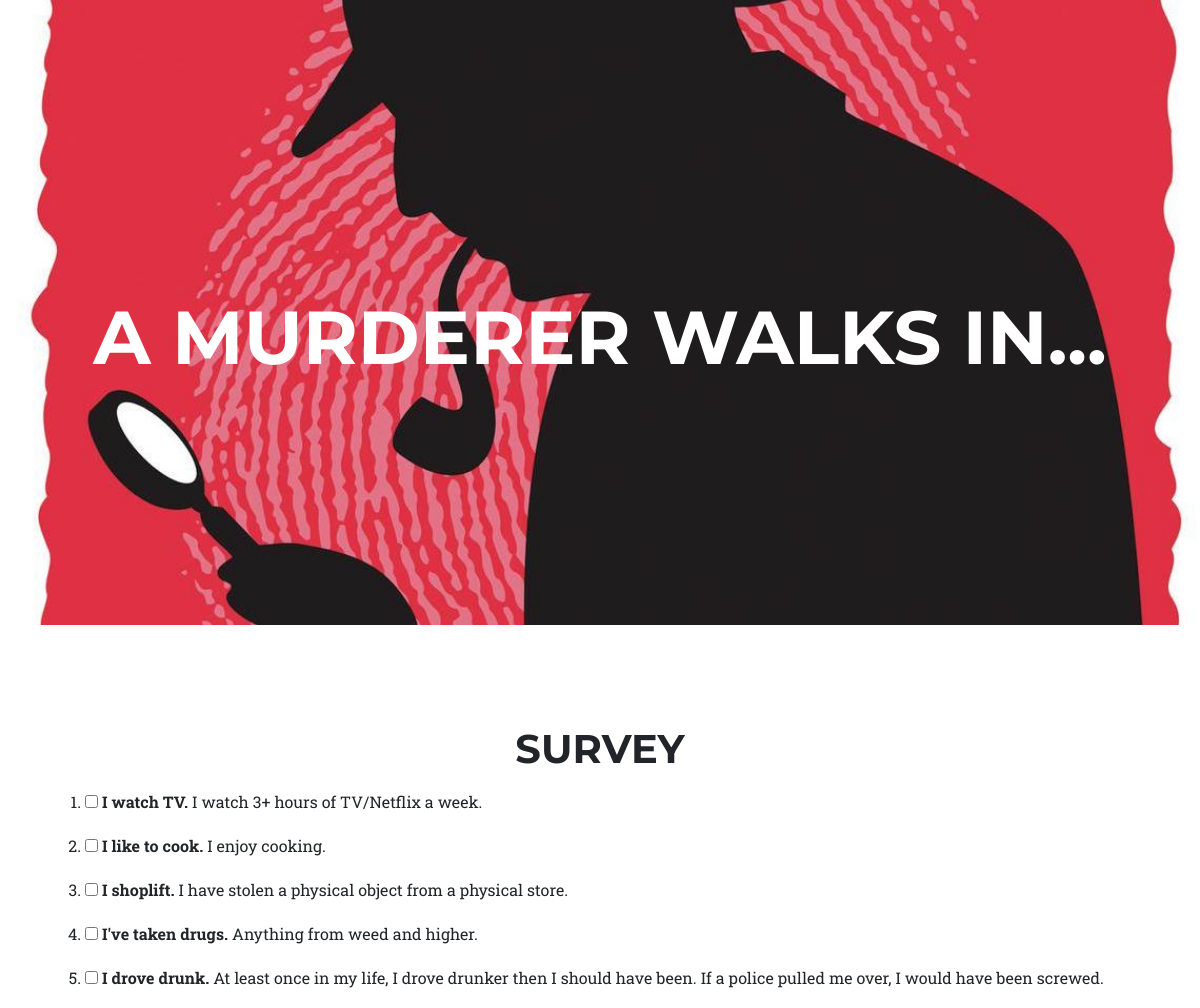
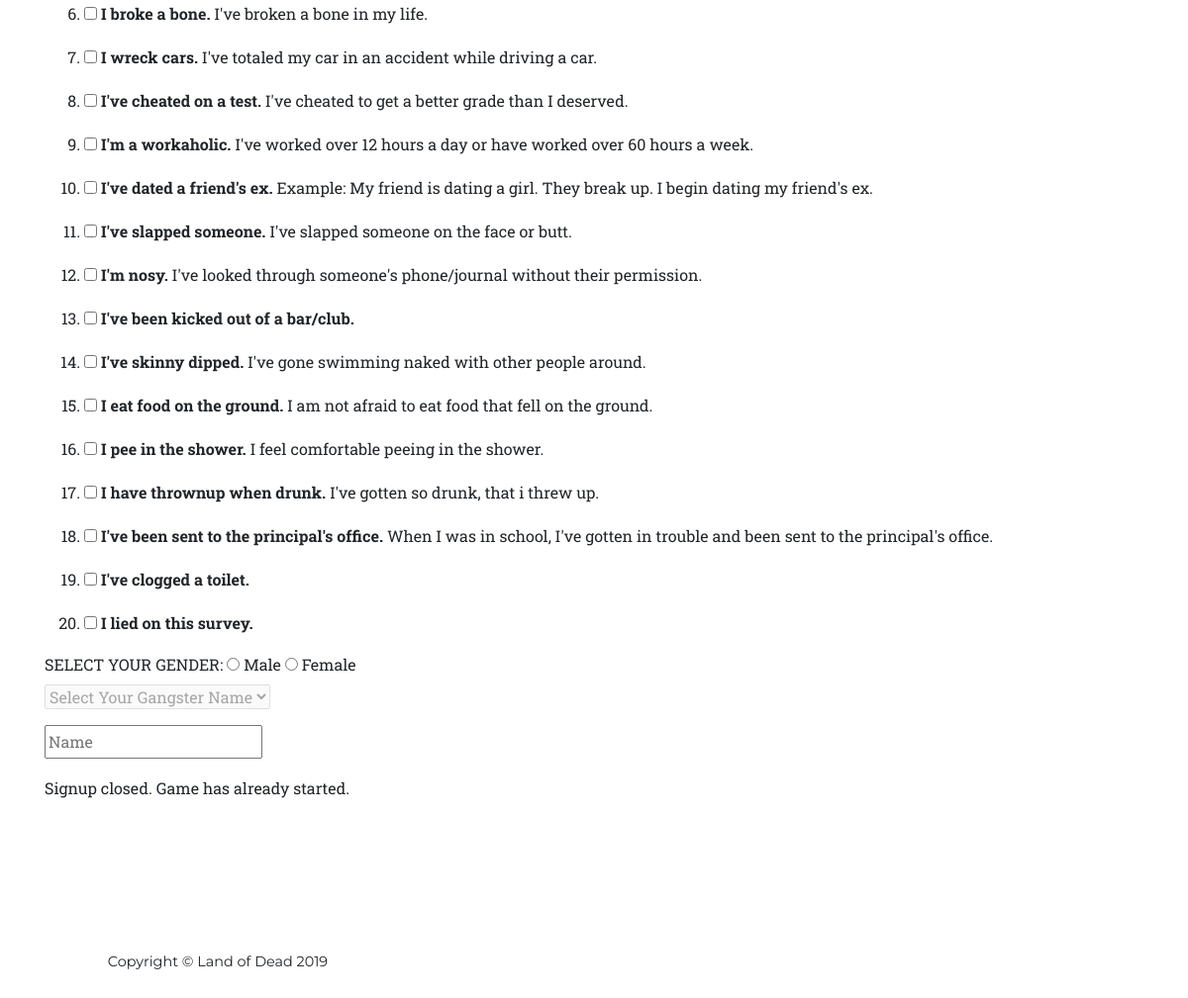
The app's page /, older data (2 pictures, top to bottom).
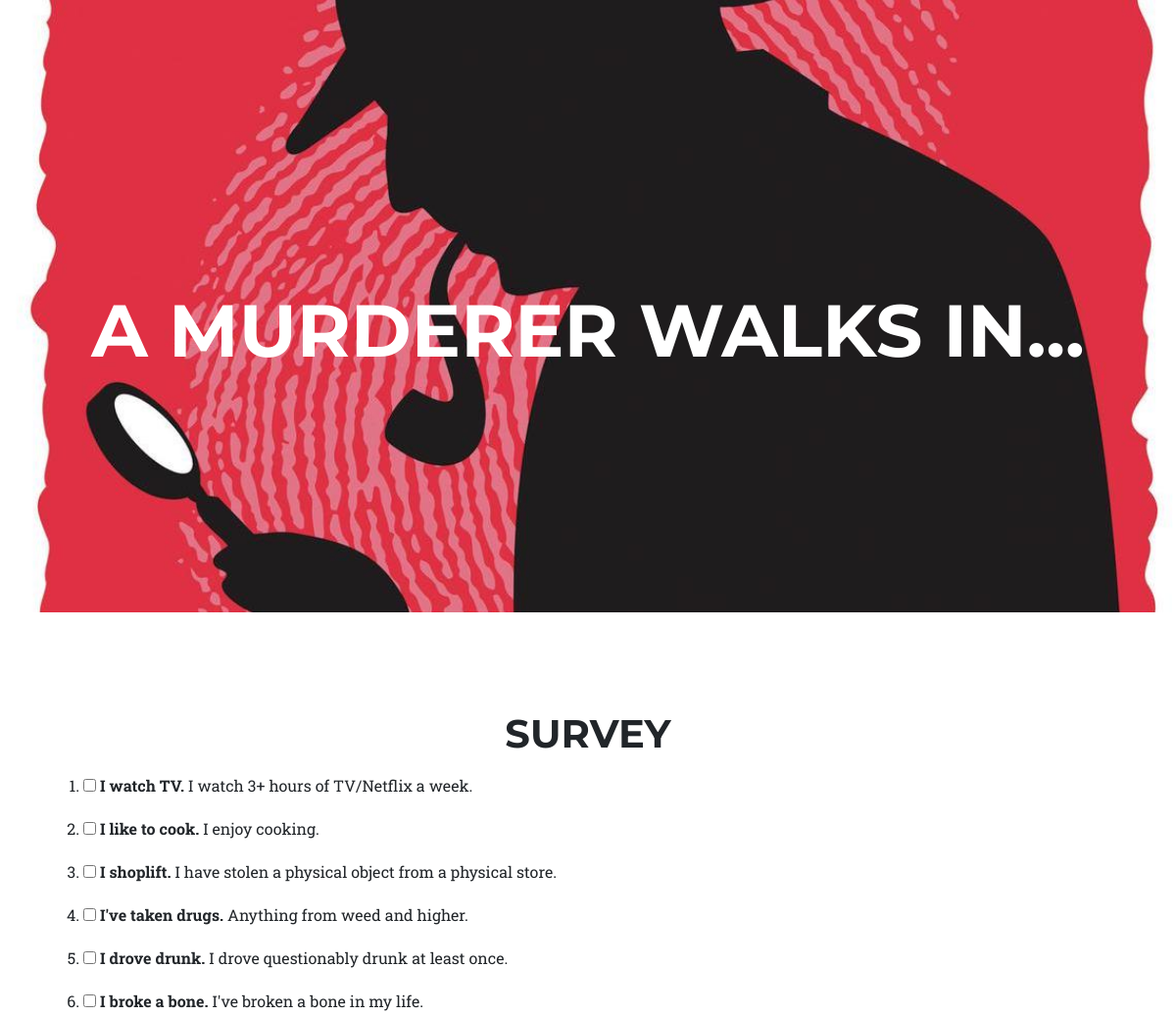
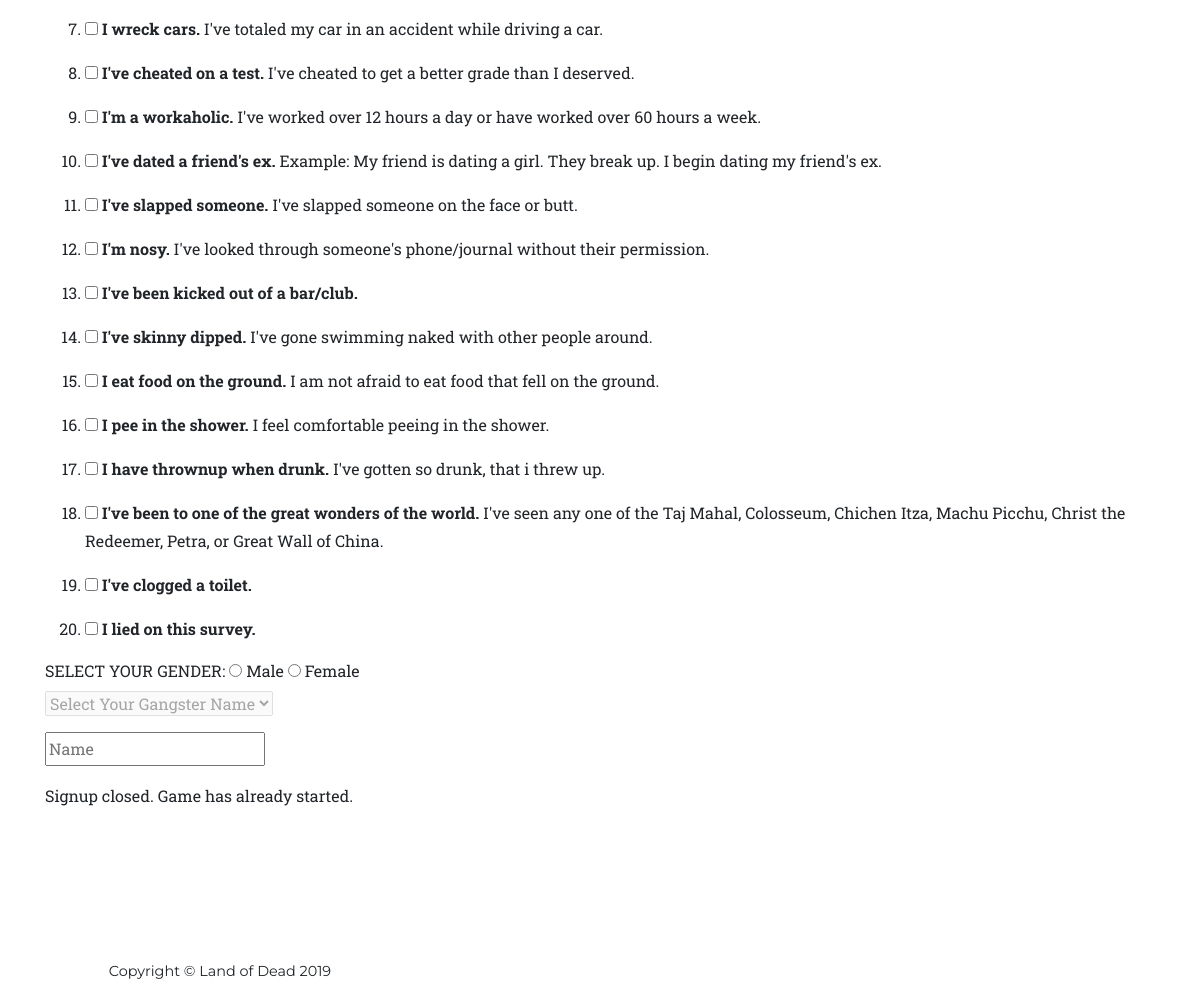
The same page, newer data (2 pictures, top to bottom).
### game/models.py (models this page shows, shortened)
class Question(models.Model):
    text = models.TextField()           # Question on problem
    news_report = models.TextField()           # How the news reports this question
    selected_count = models.IntegerField(default=0)  # How many times this question was selected

### game/views.py (the view)
# urls.py: path('', views.survey, name='survey'),
def survey(request):
    players = Player.objects.all()
    game_is_started = False
    if len(players) > 0 and players[0].role != "":
        game_is_started = True
    questions = Question.objects.all()
    return render(request, 'survey.html', {'questions': questions, 'game_is_started': game_is_started})

### game/templates/survey.html (shortened to what this page needs)
{% extends "base.html" %}
{% block body %}
  <header class="masthead">
    <div class="container">
      <div class="intro-text">
        <div class="intro-heading text-uppercase">A murderer walks in...</div>
      </div>
    </div>
  </header>
  <section class="page-section" id="services">
    <div class="container">
      <div class="row">
        <div class="col-lg-12 text-center">
          <h2 class="section-heading text-uppercase">Survey</h2>
        </div>
      </div>
    </div>
    <div class="container">
      <div class="row">
        <div class="col-lg-12">
          <form action="/survey_save" method="post">
            <ol>
              {% for question in questions %}
                <li><p><input type="checkbox" name="survey" value="{{ question.id }}"> {{ question.text|safe }}</p></li>
              {% endfor %}
            </ol>
            SELECT YOUR GENDER:
            <input type="radio" id="male" name="gender" value="male" onclick="checkRadio()">
            <label for="male">Male</label>
            <input type="radio" id="female" name="gender" value="female" onclick="checkRadio()">
            <label for="female">Female</label><br>
            <select name="gangsterNameDropdown" id="gangsterNameDropdownList" disabled="disabled">
              <option selected="selected" disabled>Select Your Gangster Name</option>
            </select>
            <p><input id="txt_name" type="text" name="name" placeholder="Name" /></p>
            {% if not game_is_started %}
              <p><button id="submit" type="submit">Submit</button></p>
            {% elif game_is_started %}
              <p>Signup closed. Game has already started.</p>
            {% endif %}
          </form>
        </div>
      </div>
    </div>
  </section>
{% endblock %}

### game/templates/base.html (shortened to what this page needs)
{% load static %}
<!DOCTYPE html>
<html lang="en">
<head>
  <link href="https://stackpath.bootstrapcdn.com/bootstrap/4.3.1/css/bootstrap.min.css" rel="stylesheet">
  <link href="{% static "css/agency.min.css" %}" rel="stylesheet">
</head>
<body id="page-top">
  <nav class="navbar navbar-expand-lg navbar-dark fixed-top" id="mainNav">
  </nav>
  {% block body %}{% endblock %}
  <footer class="footer">
    <div class="container">
      <div class="row align-items-center">
        <div class="col-md-4">
          <span class="copyright">Copyright &copy; Land of Dead 2019</span>
        </div>
      </div>
    </div>
  </footer>
</body>
</html>

Row changes from the older to the newer data that the page shows:
removed Question: text "I drove drunk. At least once in my life, I drove drunker then I should have been. If a police pulled me over, I would have been screwed."
removed Question: text "I've been sent to the principal's office. When I was in school, I've gotten in trouble and been sent to the principal's office."
added Question: text "I drove drunk. I drove questionably drunk at least once."
added Question: text "I've been to one of the great wonders of the world. I've seen any one of the Taj Mahal, Colosseum, Chichen Itza, Machu Picchu, Christ the Redeemer, Petra, or Great Wall of China."
